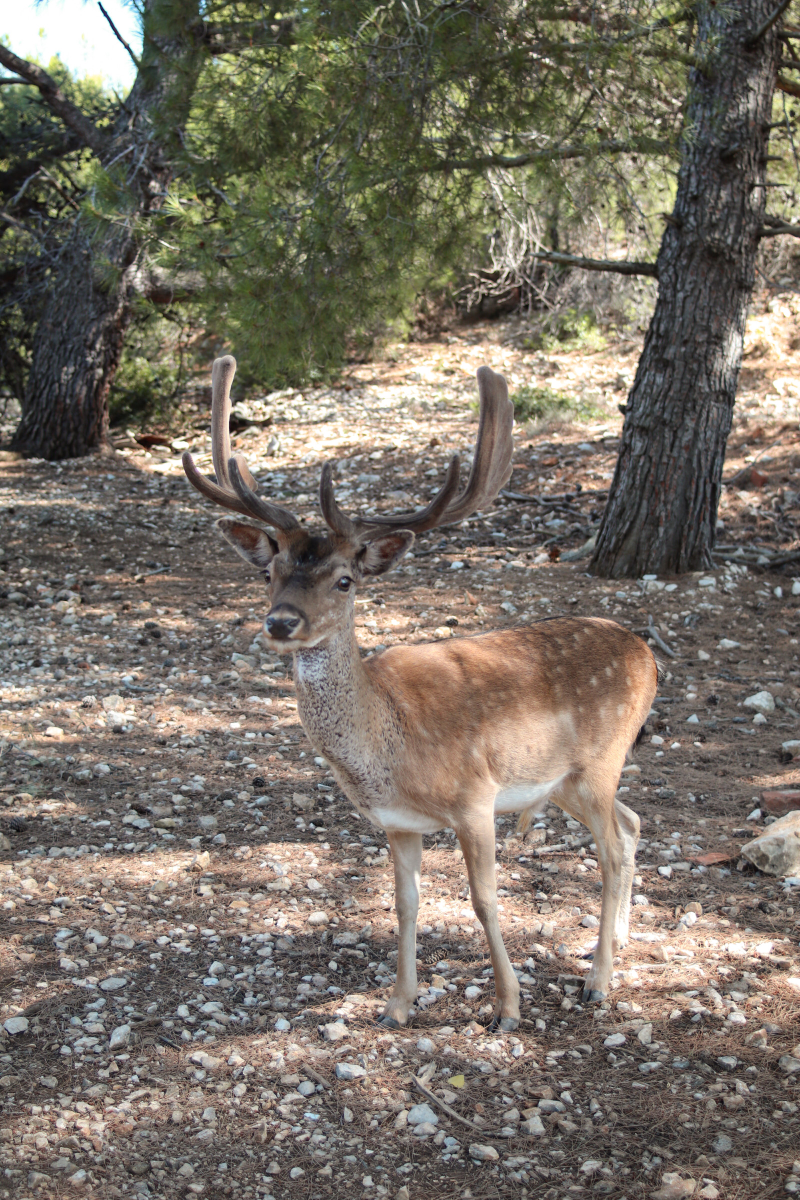
#> input picture Lab Rosani/IMG_3709.JPG, 1600 x 2400 px (shown at 1/2 size)
$ jupyter execute --allow-errors notebook_JPEG_compression_SOL.ipynb
#> lines starting #> are read from the running program, lines starting #| are printed output that depends on the picture
# LAB 4 PT.1: JPEG COMPRESSION

## Color Transform

[cell 1]
# python 3.9.5
from math import ceil

import cv2
import numpy as np

from JPEGImageCompressormain.functions import *

# define quantization tables
QTY = np.array([[16, 11, 10, 16, 24, 40, 51, 61],  # luminance quantization table
                [12, 12, 14, 19, 26, 48, 60, 55],
                [14, 13, 16, 24, 40, 57, 69, 56],
                [14, 17, 22, 29, 51, 87, 80, 62],
                [18, 22, 37, 56, 68, 109, 103, 77],
                [24, 35, 55, 64, 81, 104, 113, 92],
                [49, 64, 78, 87, 103, 121, 120, 101],
                [72, 92, 95, 98, 112, 100, 103, 99]])

QTC = np.array([[17, 18, 24, 47, 99, 99, 99, 99],  # chrominance quantization table
                [18, 21, 26, 66, 99, 99, 99, 99],
                [24, 26, 56, 99, 99, 99, 99, 99],
                [47, 66, 99, 99, 99, 99, 99, 99],
                [99, 99, 99, 99, 99, 99, 99, 99],
                [99, 99, 99, 99, 99, 99, 99, 99],
                [99, 99, 99, 99, 99, 99, 99, 99],
                [99, 99, 99, 99, 99, 99, 99, 99]])
# define window size
windowSize = len(QTY)

# read image
imgOriginal = cv2.imread('JPEGImageCompressormain/marbles.bmp', cv2.IMREAD_COLOR)
# convert BGR to YCrCb
#> (the rest of this cell did not finish here and is left out)

## Downsampling

[cell 2]
# 4: 2: 2 subsampling is used # another subsampling scheme can be used
# thus chrominance channels should be sub-sampled
# define subsampling factors in both horizontal and vertical directions
SSH, SSV = 2, 2
# filter the chrominance channels using a 2x2 averaging filter # another type of filter can be used
#> (the rest of this cell did not finish here and is left out)

## Forward DCT and Quantization

#> (a cell that did not finish here is left out)

## Encoding

#> (a cell that did not finish here is left out)

## Are you able to decode?

[cell 5]
#TRY IT!

# Quantization table

[cell 6]
import cv2
import matplotlib.pyplot as plt
from PIL import Image
import struct

def ycbcr2rgb(im):
    xform = np.array([[1, 0, 1.402], [1, -0.34414, -.71414], [1, 1.772, 0]])
    rgb = im.astype(float)
    rgb[:,:,[1,2]] -= 128
    rgb = rgb.dot(xform.T)
    np.putmask(rgb, rgb > 255, 255)
    np.putmask(rgb, rgb < 0, 0)
    return np.uint8(rgb)


# Load an image
image_path = "IMG_3709.JPG"

# Read the image
image_rgb = Image.open(image_path)
#> image_rgb is the input picture: PIL image 1600x2400 RGB; mean R, G, B 120.4, 112.9, 102.2
y_quantization_table = np.reshape(image_rgb.quantization[0], (8,8))
cbcr_quantization_table = np.reshape(image_rgb.quantization[1], (8,8))

print('Y quantization table: ')
print(y_quantization_table)
#| [[ 2  2  3  4  5  6  8 11]
#|  [ 2  2  2  4  5  7  9 11]
#|  [ 3  2  3  5  7  9 11 12]
#|  [ 4  4  5  7  9 11 12 12]
#|  [ 5  5  7  9 11 12 12 12]
#|  [ 6  7  9 11 12 12 12 12]
#|  [ 8  9 11 12 12 12 12 12]
#|  [11 11 12 12 12 12 12 12]]
print('\n CBCR quantization table: ')
print(cbcr_quantization_table)
#| [[ 3  3  7 13 15 15 15 15]
#|  [ 3  4  7 13 14 12 12 12]
#|  [ 7  7 13 14 12 12 12 12]
#|  [13 13 14 12 12 12 12 12]
#|  [15 14 12 12 12 12 12 12]
#|  [15 12 12 12 12 12 12 12]
#|  [15 12 12 12 12 12 12 12]
#|  [15 12 12 12 12 12 12 12]]

# Why Quantization Table is so important?

It can be used for forensics purpose to understand on which social network an image was shared.

# Exercise 1: Understanding Color Channels
Open an image, display the image and identify the color channels (e.g., Y, Cb, Cr).
Write a function to separate the image into its color channels.
Apply a compression technique (downsample the color channel)
Display the compressed image and compare it with the original.

[cell 7]
import cv2
import numpy as np
import matplotlib.pyplot as plt

# Load an image
image_path = "IMG_3709.JPG"
original_image = cv2.imread(image_path)
original_image = cv2.resize(original_image, (300, 560))
#> original_image: shape (560, 300, 3)
ycbcr_img = cv2.cvtColor(original_image, cv2.COLOR_BGR2YCR_CB)
#> ycbcr_img: shape (560, 300, 3); mean of channels 0, 1, 2 113.8, 132.6, 121.4

# Separate into color channels
y, cr, cb = cv2.split(ycbcr_img)
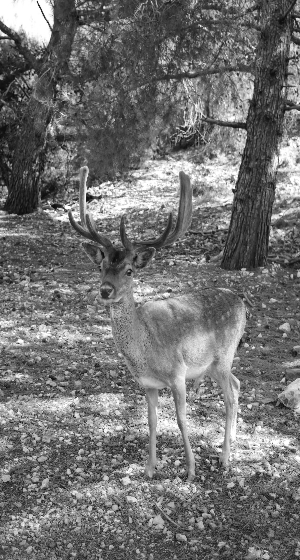
#> y: shape (560, 300); min 7, max 255, mean 113.8
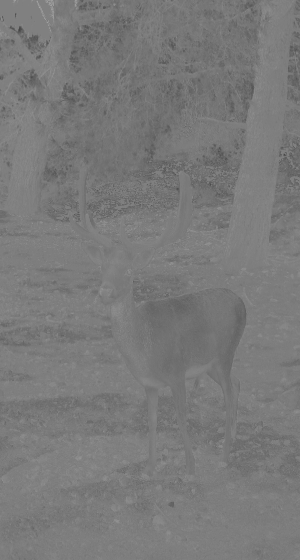
#> cb: shape (560, 300); min 70, max 166, mean 121.4

crf = cv2.boxFilter(cr, ddepth=-1, ksize=(2, 2))
cbf = cv2.boxFilter(cb, ddepth=-1, ksize=(2, 2))
crSub = crf[::4, ::4]
cbSub = cbf[::4, ::4]

cr_comp = cv2.resize(crSub, (300, 560))
cb_comp = cv2.resize(cbSub, (300, 560))
print(np.shape(y))
#| (560, 300)
print(np.shape(cr_comp))
#| (560, 300)
print(np.shape(cb_comp))
#| (560, 300)
# Merge compressy_quantization_tableed channels
compressed_image = cv2.merge([y, cr_comp, cb_comp])
#> compressed_image: shape (560, 300, 3); mean of channels 0, 1, 2 113.8, 132.9, 121.7

# Display images
plt.figure()
plt.imshow(cv2.cvtColor(original_image, cv2.COLOR_BGR2RGB))
plt.title("Original Image")
plt.figure()
plt.imshow(cv2.cvtColor(compressed_image, cv2.COLOR_YCR_CB2RGB))
plt.title("Compressed Image")

# Exercise 2: Implementing DCT Compression
Load an image, implement the 2D Discrete Cosine Transform (DCT) for an 8x8 block of pixels.
Apply the DCT to non-overlapping 8x8 blocks of the image.
Implement a compression strategy by quantizing the DCT coefficients.
Reconstruct the image using the inverse DCT (IDCT).
Display the compressed and reconstructed image.
Experiment with different quantization tables and observe the impact on image quality.

[cell 8]
import cv2
import numpy as np
import matplotlib.pyplot as plt

def dct_compress(img_channel, channel, skip=False):


    # Apply DCT to 8x8 blocks
    dct_image = cv2.dct(np.float32(img_channel))
    if not skip:
        if channel == 'y':
            # Apply quantization (example: use a simple quantization matrix)
            quantization_matrix = np.array([[16, 11, 10, 16, 24, 40, 51, 61],
                                [12, 12, 14, 19, 26, 58, 60, 55],
                                [14, 13, 16, 24, 40, 57, 69, 56],
                                [14, 17, 22, 29, 51, 87, 80, 62],
                                [18, 22, 37, 56, 68, 109, 103, 77],
                                [24, 35, 55, 64, 81, 104, 113, 92],
                                [49, 64, 78, 87, 103, 121, 120, 101],
                                [72, 92, 95, 98, 112, 100, 103, 99]])
        else:
            quantization_matrix = np.array([[17, 18, 24, 47, 99, 99, 99, 99],  # chrominance quantization table
                [18, 21, 26, 66, 99, 99, 99, 99],
                [24, 26, 56, 99, 99, 99, 99, 99],
                [47, 66, 99, 99, 99, 99, 99, 99],
                [99, 99, 99, 99, 99, 99, 99, 99],
                [99, 99, 99, 99, 99, 99, 99, 99],
                [99, 99, 99, 99, 99, 99, 99, 99],
                [99, 99, 99, 99, 99, 99, 99, 99]])


        quantized_dct = np.zeros_like(dct_image)


        for i in range(0, original_image.shape[0], 8):
            for j in range(0, original_image.shape[1], 8):
                block = dct_image[i:i+8, j:j+8]
                quantized_block = np.round(block / quantization_matrix)
                quantized_dct[i:i+8, j:j+8] = quantized_block

        # Reconstruct image using inverse DCT
        reconstructed_image = cv2.idct(quantized_dct)
    else:
        reconstructed_image = cv2.idct(quantized_dct)
    return reconstructed_image

# Load an imagey_quantization_table
image_path = "IMG_3709.JPG"
original_image = cv2.imread(image_path)
original_image = cv2.resize(original_image, (320, 560))
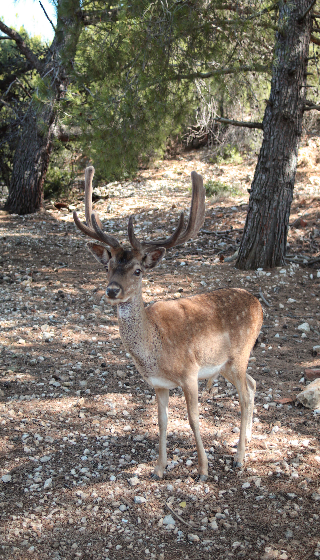
#> original_image: shape (560, 320, 3); mean B, G, R 102.1, 112.8, 120.3
ycbcr_img = cv2.cvtColor(original_image, cv2.COLOR_BGR2YCR_CB)
#> ycbcr_img: shape (560, 320, 3); mean of channels 0, 1, 2 113.8, 132.6, 121.4

y, cr, cb = cv2.split(ycbcr_img)
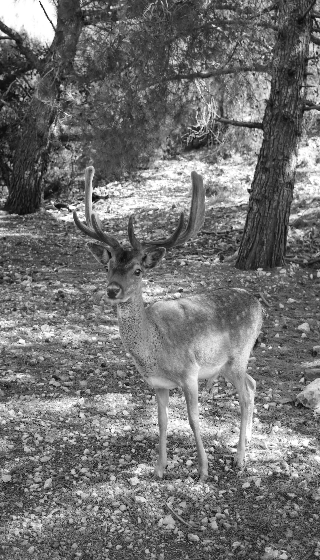
#> y: shape (560, 320); min 8, max 255, mean 113.8
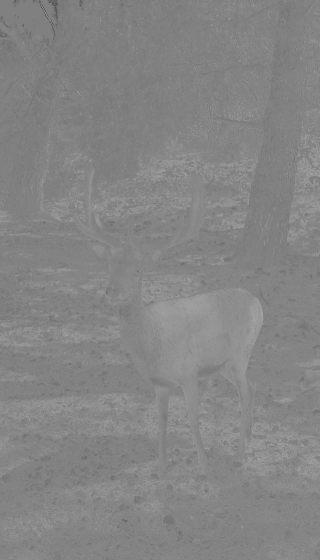
#> cr: shape (560, 320); min 76, max 164, mean 132.6
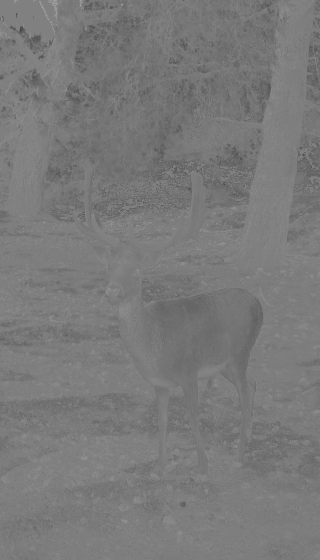
#> cb: shape (560, 320); min 70, max 164, mean 121.4


y_comp = dct_compress(y, 'y')
#> in dct_compress, `reconstructed_image = cv2.idct(quantized_dct)`:
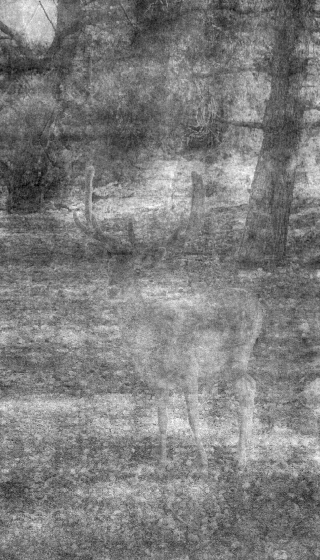
#> reconstructed_image: shape (560, 320) float32; min -2.21, max 16.63, mean 7.11; drawn with min black and max white
cr_comp = dct_compress(cr, 'c')
#> call 2 of dct_compress, with channel = 'c', skip = False
#> in dct_compress (call 2), `reconstructed_image = cv2.idct(quantized_dct)`:
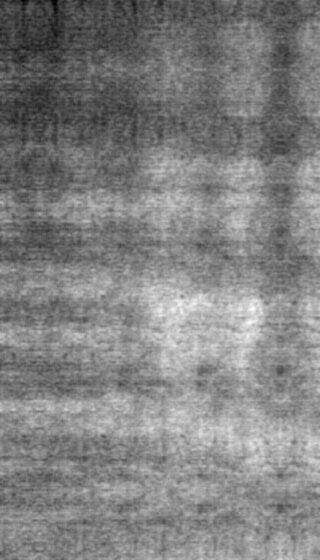
#> reconstructed_image: shape (560, 320) float32; min 7.06, max 8.52, mean 7.8; drawn with min black and max white
cb_comp = dct_compress(cb, 'c')
#> call 3 of dct_compress, with channel = 'c', skip = False
#> in dct_compress (call 3), `reconstructed_image = cv2.idct(quantized_dct)`:
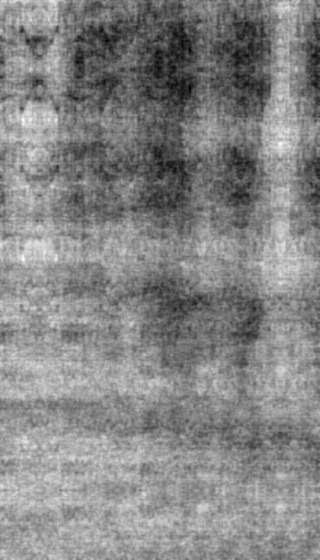
#> reconstructed_image: shape (560, 320) float32; min 6.42, max 7.8, mean 7.14; drawn with min black and max white

reconstructed_image = cv2.merge([y_comp, cr_comp, cb_comp])
#> reconstructed_image: shape (560, 320, 3) float32; mean of channels 0, 1, 2 7.11, 7.8, 7.14


# Display images
plt.figure()
plt.imshow(cv2.cvtColor(original_image, cv2.COLOR_BGR2RGB))
plt.title("Original Image")
plt.figure()
plt.imshow(cv2.cvtColor(np.uint8((reconstructed_image/np.max(reconstructed_image)*255)), cv2.COLOR_YCR_CB2RGB))
plt.title("Compressed Image")
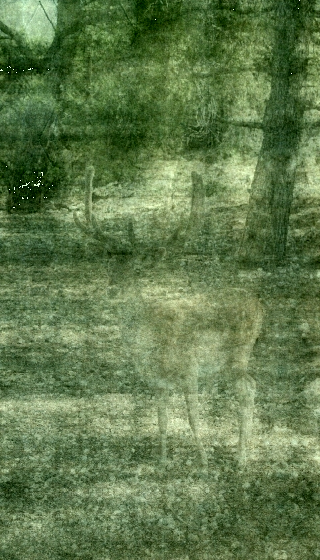
#> shown: shape (560, 320, 3); mean R, G, B 96.4, 121.6, 75.3
